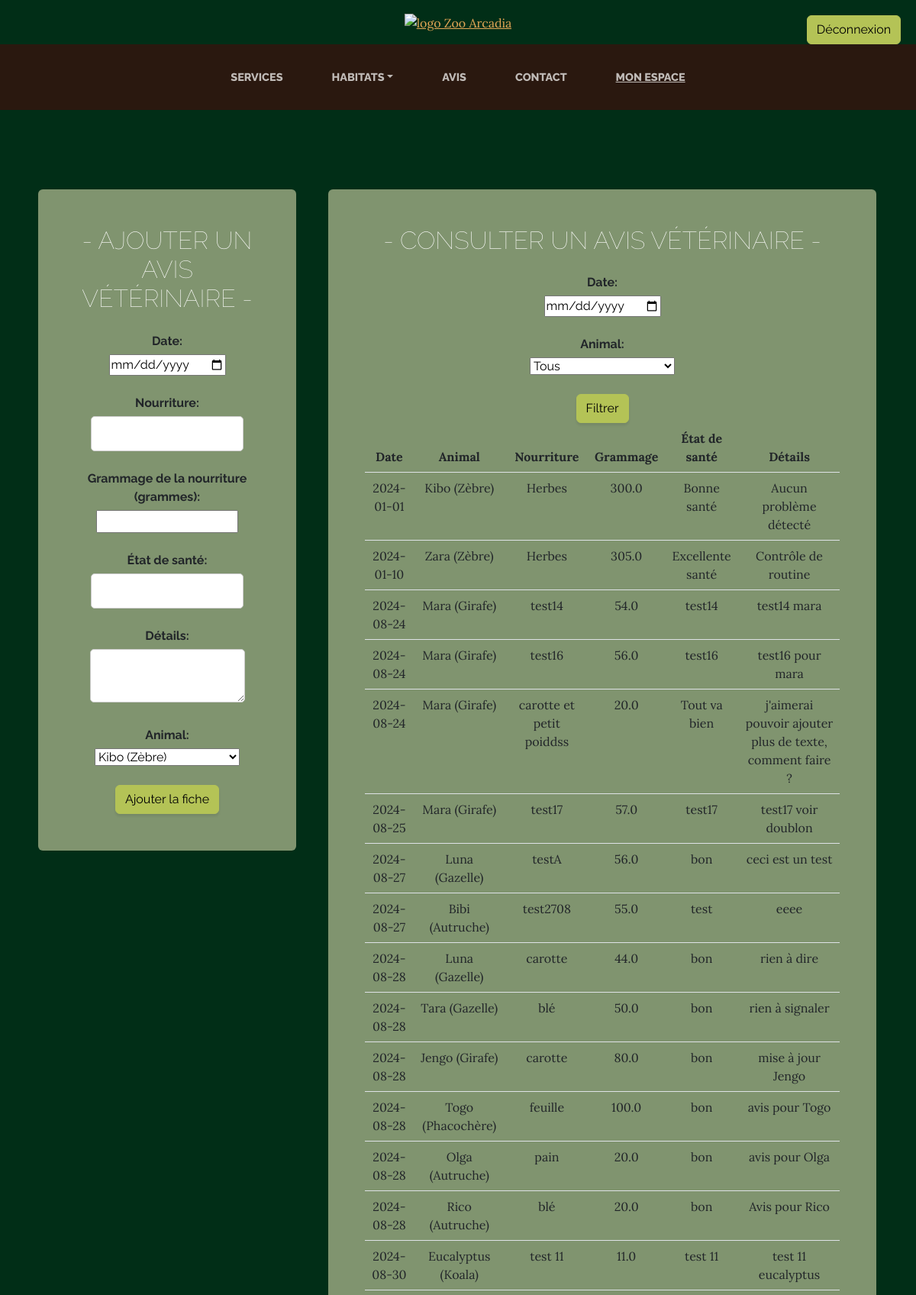
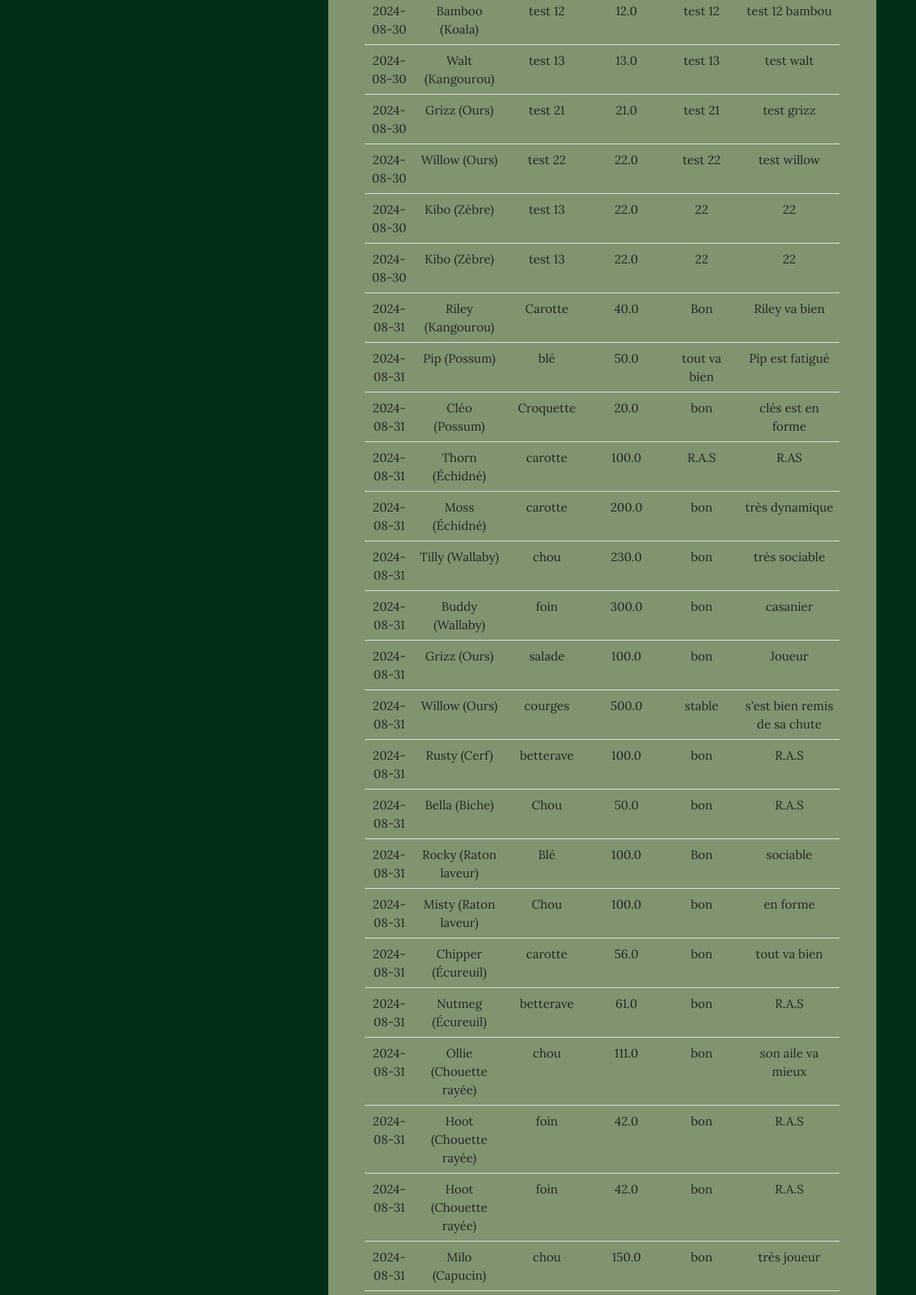
The page /admin (signed in, upper part) on the database its author committed (2 pictures, top to bottom).
### app.py (models this page shows)
class VetRecord(db.Model):
    id = db.Column(db.Integer, primary_key=True, autoincrement=True)
    date = db.Column(db.Date, nullable=False)
    food = db.Column(db.String(100), nullable=False)
    weight = db.Column(db.Float, nullable=False)
    health_status = db.Column(db.String(200), nullable=False)
    details = db.Column(db.Text, nullable=True)
    animal_id = db.Column(db.Integer, db.ForeignKey('animal.id'), nullable=False)
    animal = db.relationship('Animal', back_populates='vet_records')
    consultation_count = db.Column(db.Integer, default=0)  # Nouveau champ pour le compteur de consultations

class Animal(db.Model):
    id = db.Column(db.Integer, primary_key=True)
    name = db.Column(db.String(100), nullable=False)
    species = db.Column(db.String(100), nullable=False)
    image = db.Column(db.String(200))
    habitat_id = db.Column(db.Integer, db.ForeignKey('habitat.id'), nullable=False)
    vet_records = db.relationship('VetRecord', back_populates='animal', lazy=True)

### app.py (the view, shortened to what this page needs)
@app.route('/admin', methods=['GET', 'POST'])
@role_required('admin')
def admin():
    filter_date = request.args.get('date')
    filter_animal_id = request.args.get('animal_id')
    query = VetRecord.query
    if filter_date:
        query = query.filter(VetRecord.date == date.fromisoformat(filter_date))
    if filter_animal_id:
        query = query.filter(VetRecord.animal_id == filter_animal_id)
    animals = Animal.query.all()
    vet_records = query.all()
    habitats = Habitat.query.all()
    consultation_counts = {animal.id: 0 for animal in animals}
    for record in vet_records:
        consultation_counts[record.animal_id] += record.consultation_count
    avis_a_valider = Avis.query.filter_by(approuve=False).all()
    return render_template('admin.html', avis_a_valider=avis_a_valider, animals=animals, vet_records=vet_records, habitats=habitats, consultation_counts=consultation_counts)

### app.py (called while the page is built)
def role_required(role):
    def decorator(f):
        @wraps(f)
        def decorated_function(*args, **kwargs):
            if 'user_id' not in session:
                abort(403)  # Forbidden
            user = User.query.get(session['user_id'])
            if user.role != role:
                abort(403)  # Forbidden
            return f(*args, **kwargs)
        return decorated_function
    return decorator

### templates/admin.html (shortened to what this page needs)
<!DOCTYPE html>
<html lang="en">
    <head>
        <link href="../static/css/styles.css" rel="stylesheet" />
    </head>
    <body>
        <header class="text-center">
            <a href="{{ url_for('home') }}">
                <img class="img-logo center" src="/static/assets/img/logo.png" alt="logo Zoo Arcadia" />
            </a>
            <ul class="nav-btn">
                {% if 'user_id' in session %}
                    <li class="nav-item-btn">
                        <a href="{{ url_for('logout') }}" class="btn btn-primary btn-connexion">Déconnexion</a>
                    </li>
                {% else %}
                    <li class="nav-item-btn">
                        <a href="{{ url_for('login') }}" class="btn btn-primary btn-connexion">Connexion</a>
                    </li>
                {% endif %}
            </ul>
        </header>
        <nav class="navbar navbar-expand-lg navbar-dark py-lg-4" id="mainNav">
            <div class="container">
                <div class="collapse navbar-collapse" id="navbarSupportedContent">
                    <ul class="navbar-nav mx-auto">
                        <li class="nav-item px-lg-4"><a class="nav-link text-uppercase" href="{{ url_for('services') }}">Services</a></li>
                        <li class="nav-item px-lg-4 dropdown">
                            <a class="nav-link text-uppercase dropdown-toggle" href="{{ url_for('habitats') }}" id="navbarDropdown" role="button" data-bs-toggle="dropdown" aria-expanded="false">Habitats</a>
                        </li>
                        <li class="nav-item px-lg-4"><a class="nav-link text-uppercase" href="{{ url_for('home') }}#avis">Avis</a></li>
                        <li class="nav-item px-lg-4"><a class="nav-link text-uppercase" href="{{ url_for('contact') }}">Contact</a></li>
                        {% if 'user_id' in session %}
                            {% if session['user_role'] == 'admin' %}
                            <li class="nav-item px-lg-4"><a class="nav-link text-uppercase underline" href="{{ url_for('admin') }}">Mon espace</a></li>
                            {% elif session['user_role'] == 'employee' %}
                            <li class="nav-item px-lg-4"><a class="nav-link text-uppercase underline" href="{{ url_for('employee') }}">Mon espace</a></li>
                            {% elif session['user_role'] == 'veterinarian' %}
                            <li class="nav-item px-lg-4"><a class="nav-link text-uppercase underline" href="{{ url_for('veterinarian') }}">Mon espace</a></li>
                            {% endif %}
                        {% endif %}
                    </ul>
                </div>
            </div>
        </nav>
        <section class="page-section2 cta2">
            <div class="container">
                <div class="row">
                    <div class="col-xl-14 mx-auto">
                        <div class="row">
                            <div class="col-md-4">
                                <div class="inner5 bg-faded text-center rounded">
                                    <h2 class="section-heading mb-4">
                                        <span class="section-heading-lower2">- Ajouter un avis vétérinaire -</span>
                                    </h2>
                                    <form method="POST" action="{{ url_for('admin') }}">
                                        <label for="date">Date:</label><br>
                                        <input type="date" id="date" name="date" required><br><br>
                                        <label for="food">Nourriture:</label><br>
                                        <input type="text" id="food" name="food" required><br><br>
                                        <label for="weight">Grammage de la nourriture (grammes):</label><br>
                                        <input type="number" step="0.1" id="weight" name="weight" required><br><br>
                                        <label for="health_status">État de santé:</label><br>
                                        <input type="text" id="health_status" name="health_status" required><br><br>
                                        <label for="details">Détails:</label><br>
                                        <textarea id="details" name="details" required></textarea><br><br>
                                        <label for="animal_id">Animal:</label><br>
                                        <select id="animal_id" name="animal_id" required>
                                            {% for animal in animals %}
                                                <option value="{{ animal.id }}">{{ animal.name }} ({{ animal.species }})</option>
                                            {% endfor %}
                                        </select><br><br>
                                        <button type="submit" class="btn btn-primary">Ajouter la fiche</button>
                                    </form>
                                </div>
                            </div>
                            <div class="col-md-8">
                                <div class="inner5 bg-faded text-center rounded">
                                    <h2 class="section-heading mb-4">
                                        <span class="section-heading-lower2">- Consulter un avis vétérinaire -</span>
                                    </h2>
                                    <form method="GET" action="{{ url_for('admin') }}">
                                        <label for="date">Date:</label><br>
                                        <input type="date" id="date" name="date"><br><br>
                                        <label for="animal_id">Animal:</label><br>
                                        <select id="animal_id" name="animal_id">
                                            <option value="">Tous</option>
                                        </select><br><br>
                                        <button type="submit" class="btn btn-primary">Filtrer</button>
                                    </form>
                                    <table class="table">
                                        <thead>
                                            <tr>
                                                <th>Date</th>
                                                <th>Animal</th>
                                                <th>Nourriture</th>
                                                <th>Grammage</th>
                                                <th>État de santé</th>
                                                <th>Détails</th>
                                            </tr>
                                        </thead>
                                        <tbody>
                                            {% for record in vet_records %}
                                                <tr>
                                                    <td>{{ record.date }}</td>
                                                    <td>{{ record.animal.name }} ({{ record.animal.species }})</td>
                                                    <td>{{ record.food }}</td>
                                                    <td>{{ record.weight }}</td>
                                                    <td>{{ record.health_status }}</td>
                                                    <td>{{ record.details }}</td>
                                                </tr>
                                            {% endfor %}
                                        </tbody>
                                    </table>
                                </div>
                            </div>
                        </div>
                    </div>
                </div>
            </div>
        </section>
    </body>
</html>

### rows shown on the page
VetRecord: date "2024-01-01", animal.name "Kibo", animal.species "Zèbre", food "Herbes", weight "300.0", health_status "Bonne santé", details "Aucun problème détecté"
VetRecord: date "2024-01-10", animal.name "Zara", animal.species "Zèbre", food "Herbes", weight "305.0", health_status "Excellente santé", details "Contrôle de routine"
VetRecord: date "2024-08-24", animal.name "Mara", animal.species "Girafe", food "test14", weight "54.0", health_status "test14", details "test14 mara"
VetRecord: date "2024-08-24", animal.name "Mara", animal.species "Girafe", food "test16", weight "56.0", health_status "test16", details "test16 pour mara"
VetRecord: date "2024-08-24", animal.name "Mara", animal.species "Girafe", food "carotte et petit poiddss", weight "20.0", health_status "Tout va bien", details "j'aimerai pouvoir ajouter plus de texte, comment faire ?"
VetRecord: date "2024-08-25", animal.name "Mara", animal.species "Girafe", food "test17", weight "57.0", health_status "test17", details "test17 voir doublon"
VetRecord: date "2024-08-27", animal.name "Luna", animal.species "Gazelle", food "testA", weight "56.0", health_status "bon", details "ceci est un test"
VetRecord: date "2024-08-27", animal.name "Bibi", animal.species "Autruche", food "test2708", weight "55.0", health_status "test", details "eeee"
VetRecord: date "2024-08-28", animal.name "Luna", animal.species "Gazelle", food "carotte", weight "44.0", health_status "bon", details "rien à dire"
VetRecord: date "2024-08-28", animal.name "Tara", animal.species "Gazelle", food "blé", weight "50.0", health_status "bon", details "rien à signaler"
VetRecord: date "2024-08-28", animal.name "Jengo", animal.species "Girafe", food "carotte", weight "80.0", health_status "bon", details "mise à jour Jengo"
VetRecord: date "2024-08-28", animal.name "Togo", animal.species "Phacochère", food "feuille", weight "100.0", health_status "bon", details "avis pour Togo"
VetRecord: date "2024-08-28", animal.name "Olga", animal.species "Autruche", food "pain", weight "20.0", health_status "bon", details "avis pour Olga"
VetRecord: date "2024-08-28", animal.name "Rico", animal.species "Autruche", food "blé", weight "20.0", health_status "bon", details "Avis pour Rico"
VetRecord: date "2024-08-30", animal.name "Eucalyptus", animal.species "Koala", food "test 11", weight "11.0", health_status "test 11", details "test 11 eucalyptus"
VetRecord: date "2024-08-30", animal.name "Bamboo", animal.species "Koala", food "test 12", weight "12.0", health_status "test 12", details "test 12 bambou"
VetRecord: date "2024-08-30", animal.name "Walt", animal.species "Kangourou", food "test 13", weight "13.0", health_status "test 13", details "test walt"
VetRecord: date "2024-08-30", animal.name "Grizz", animal.species "Ours", food "test 21", weight "21.0", health_status "test 21", details "test grizz"
VetRecord: date "2024-08-30", animal.name "Willow", animal.species "Ours", food "test 22", weight "22.0", health_status "test 22", details "test willow"
VetRecord: date "2024-08-30", animal.name "Kibo", animal.species "Zèbre", food "test 13", weight "22.0", health_status "22", details "22"
VetRecord: date "2024-08-30", animal.name "Kibo", animal.species "Zèbre", food "test 13", weight "22.0", health_status "22", details "22"
VetRecord: date "2024-08-31", animal.name "Riley", animal.species "Kangourou", food "Carotte", weight "40.0", health_status "Bon", details "Riley va bien"
VetRecord: date "2024-08-31", animal.name "Pip", animal.species "Possum", food "blé", weight "50.0", health_status "tout va bien", details "Pip est fatigué"
VetRecord: date "2024-08-31", animal.name "Cléo", animal.species "Possum", food "Croquette", weight "20.0", health_status "bon", details "clés est en forme"
VetRecord: date "2024-08-31", animal.name "Thorn", animal.species "Échidné", food "carotte", weight "100.0", health_status "R.A.S", details "R.AS"
VetRecord: date "2024-08-31", animal.name "Moss", animal.species "Échidné", food "carotte", weight "200.0", health_status "bon", details "très dynamique"
VetRecord: date "2024-08-31", animal.name "Tilly", animal.species "Wallaby", food "chou", weight "230.0", health_status "bon", details "très sociable"
VetRecord: date "2024-08-31", animal.name "Buddy", animal.species "Wallaby", food "foin", weight "300.0", health_status "bon", details "casanier"
VetRecord: date "2024-08-31", animal.name "Grizz", animal.species "Ours", food "salade", weight "100.0", health_status "bon", details "Joueur"
VetRecord: date "2024-08-31", animal.name "Willow", animal.species "Ours", food "courges", weight "500.0", health_status "stable", details "s'est bien remis de sa chute"
VetRecord: date "2024-08-31", animal.name "Rusty", animal.species "Cerf", food "betterave", weight "100.0", health_status "bon", details "R.A.S"
VetRecord: date "2024-08-31", animal.name "Bella", animal.species "Biche", food "Chou", weight "50.0", health_status "bon", details "R.A.S"
VetRecord: date "2024-08-31", animal.name "Rocky", animal.species "Raton laveur", food "Blé", weight "100.0", health_status "Bon", details "sociable"
VetRecord: date "2024-08-31", animal.name "Misty", animal.species "Raton laveur", food "Chou", weight "100.0", health_status "bon", details "en forme"
VetRecord: date "2024-08-31", animal.name "Chipper", animal.species "Écureuil", food "carotte", weight "56.0", health_status "bon", details "tout va bien"
VetRecord: date "2024-08-31", animal.name "Nutmeg", animal.species "Écureuil", food "betterave", weight "61.0", health_status "bon", details "R.A.S"
VetRecord: date "2024-08-31", animal.name "Ollie", animal.species "Chouette rayée", food "chou", weight "111.0", health_status "bon", details "son aile va mieux"
VetRecord: date "2024-08-31", animal.name "Hoot", animal.species "Chouette rayée", food "foin", weight "42.0", health_status "bon", details "R.A.S"
VetRecord: date "2024-08-31", animal.name "Hoot", animal.species "Chouette rayée", food "foin", weight "42.0", health_status "bon", details "R.A.S"
VetRecord: date "2024-08-31", animal.name "Milo", animal.species "Capucin", food "chou", weight "150.0", health_status "bon", details "très joueur"

### other values the page prints
form field animal_id "Kibo (Zèbre)"
